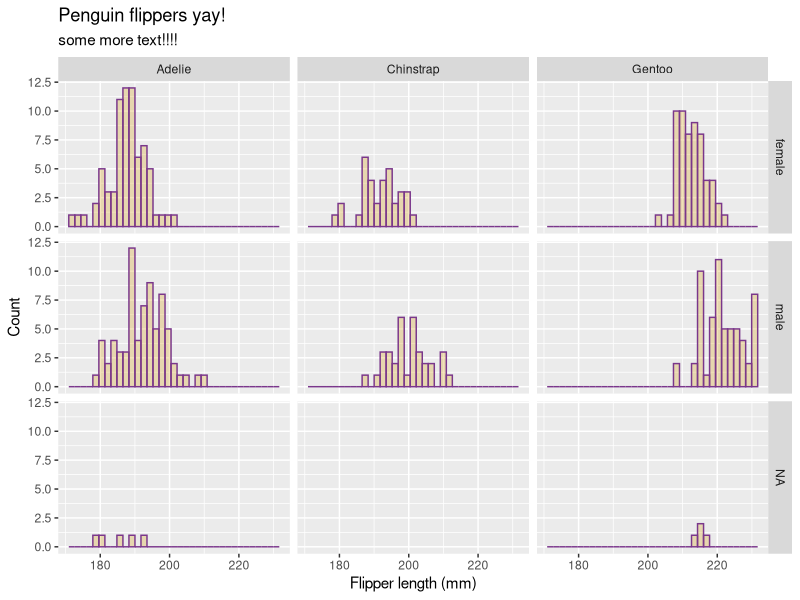
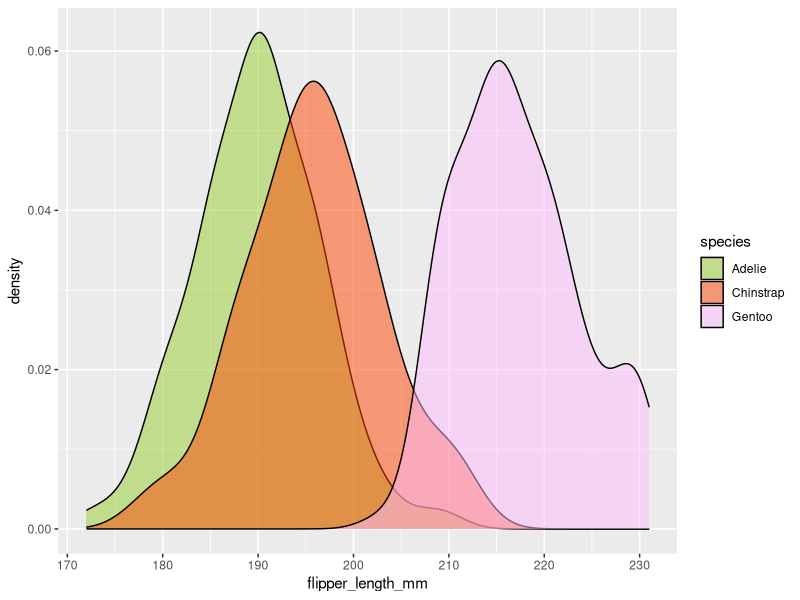
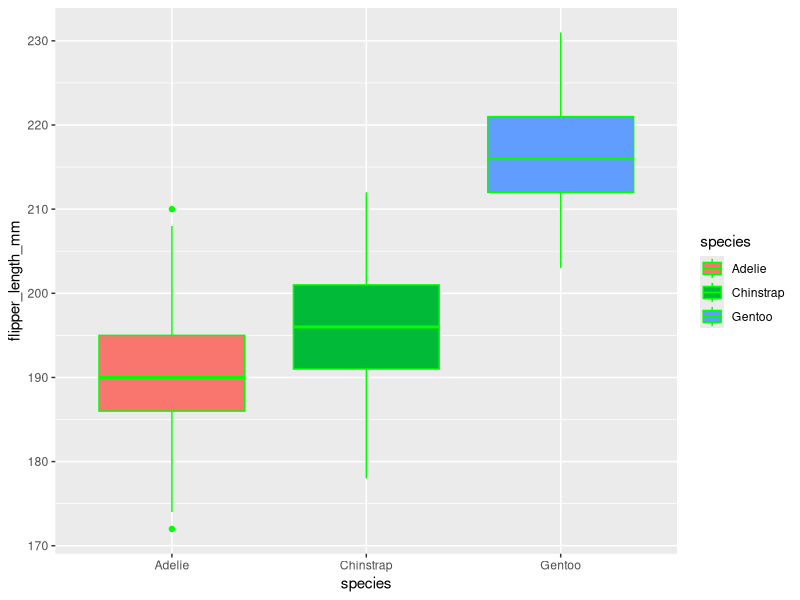
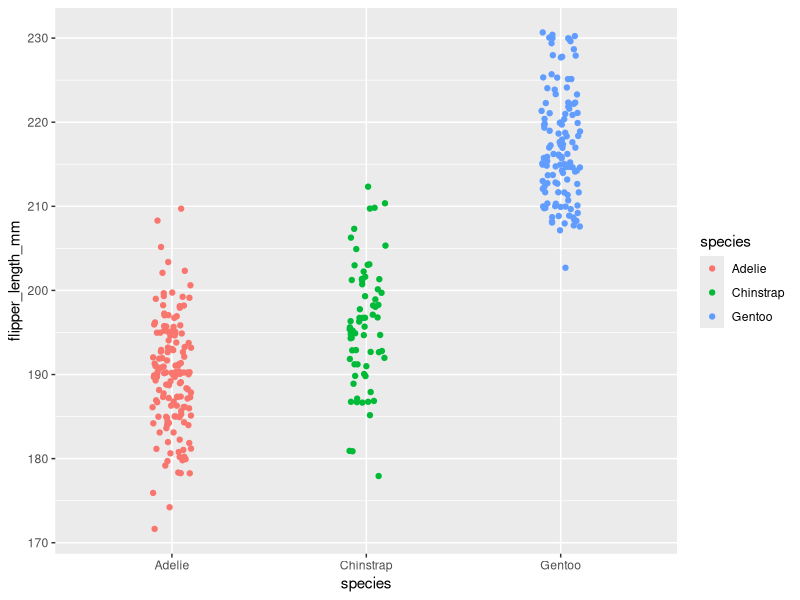
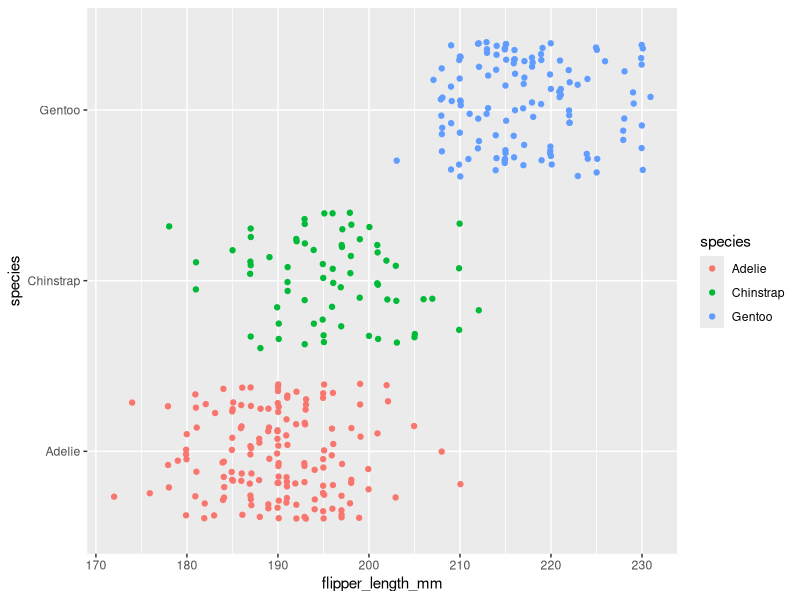

The R script that drew these images, in order:
## First load the libraries (they have been installed for you) ----------------
library(ggplot2)
library(tidyr) # Since we used tidyr at one point to drop nas!
library(palmerpenguins) # This package contains the dataset (called penguins) we want to plot


## We next want to look at our data. 
# Think: Is this something we need to do for ourselves to write our code, or something we 
##  need to preserve indefinitely that will always happen when we run this script? 

head(penguins)
#View(penguins)

## Visualizing numeric distributions ------------------------------------------
# Specifically, flipper_length_mm

## Histogram


# What you COULD do to remove NAs from sex before plotting, then plot with the variable penguins_nona_sex
#penguins %>% 
#  tidyr::drop_na(sex) -> penguins_nona_sex

# use the penguins dataset
ggplot(penguins) +
  # puts flipper_length_mm on the x axis
  aes(x = flipper_length_mm) +
  # draw and style a histogram
  geom_histogram(bins = 35, color = "mediumorchid4", fill = "goldenrod", alpha = 0.3) + 
  # Add some labels
  labs(x = "Flipper length (mm)", 
       y = "Count",
       title = "Penguin flippers yay!", 
       subtitle = "some more text!!!!") +
  # Make separate panels ("facets") for each combination of sex and species 
  # sex/species are other columns in the data, but faceting uniquely does NOT REQUIRE USING aes()
  facet_grid(sex~species)


## Density
ggplot(penguins) +
  aes(x = flipper_length_mm, fill = species) +
  geom_density(alpha = 0.5) +
  # set three custom FILLs for the 3 species (in alphabetical order)
  scale_fill_manual(values = c("olivedrab3", "orangered1", "plum1")   )
  


## Boxplot and/or violin plot
ggplot(penguins) + 
  aes(x = species, y = flipper_length_mm) + 
  geom_boxplot(color = "green", aes(fill = species))


## Strip plot
ggplot(penguins) + 
  aes(x = species, y = flipper_length_mm) + 
  #geom_point(color = "black") +
  geom_jitter(aes(color = species), width = 0.1)


ggplot(penguins) + 
  aes(y = species, x = flipper_length_mm) + 
  #geom_point(color = "black") +
  geom_jitter(aes(color = species), width = 0.1)

################# ENDED HERE ON TUESDAY 8/11/20 #########################


## Visualizing categorical distributions ------------------------------------------


## Barplot 

#### Should we use geom_bar() or geom_col() ? 
#### bar COUNTS for you like a histogram. col straight up plots the height of the data.



## Visualizing relationships between numeric variables ------------------------------------------


## Scatterplot


